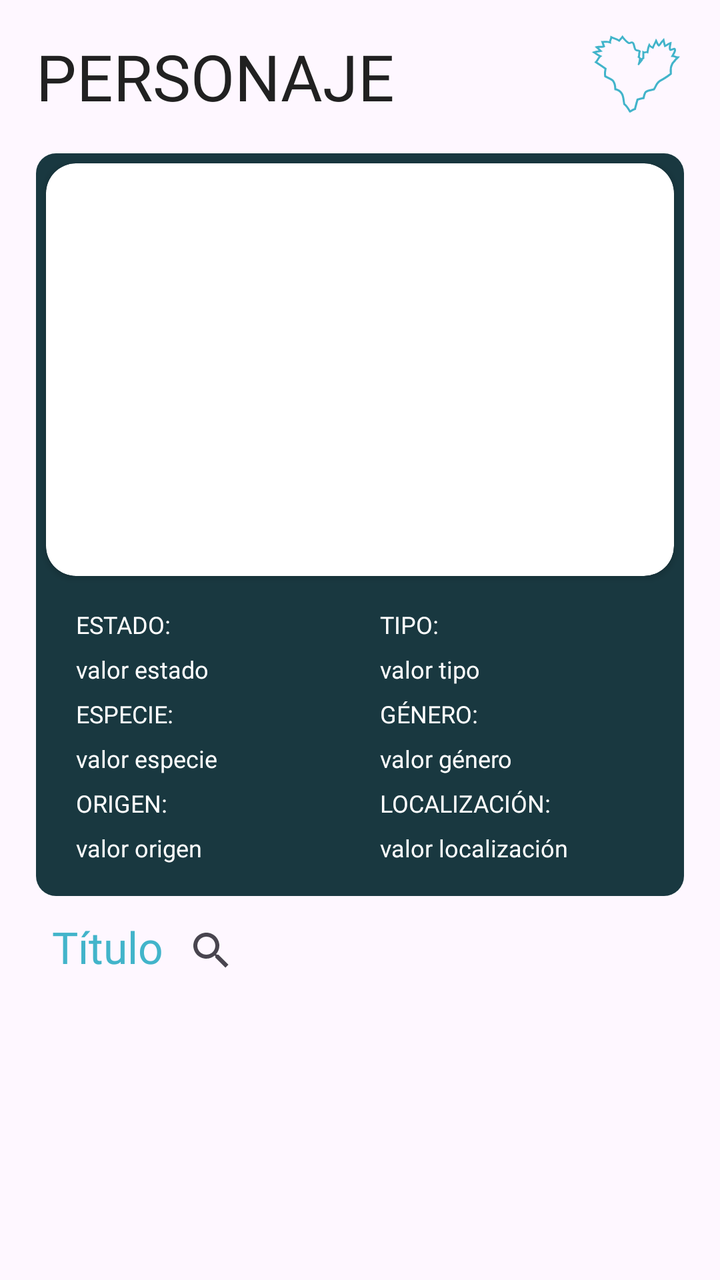
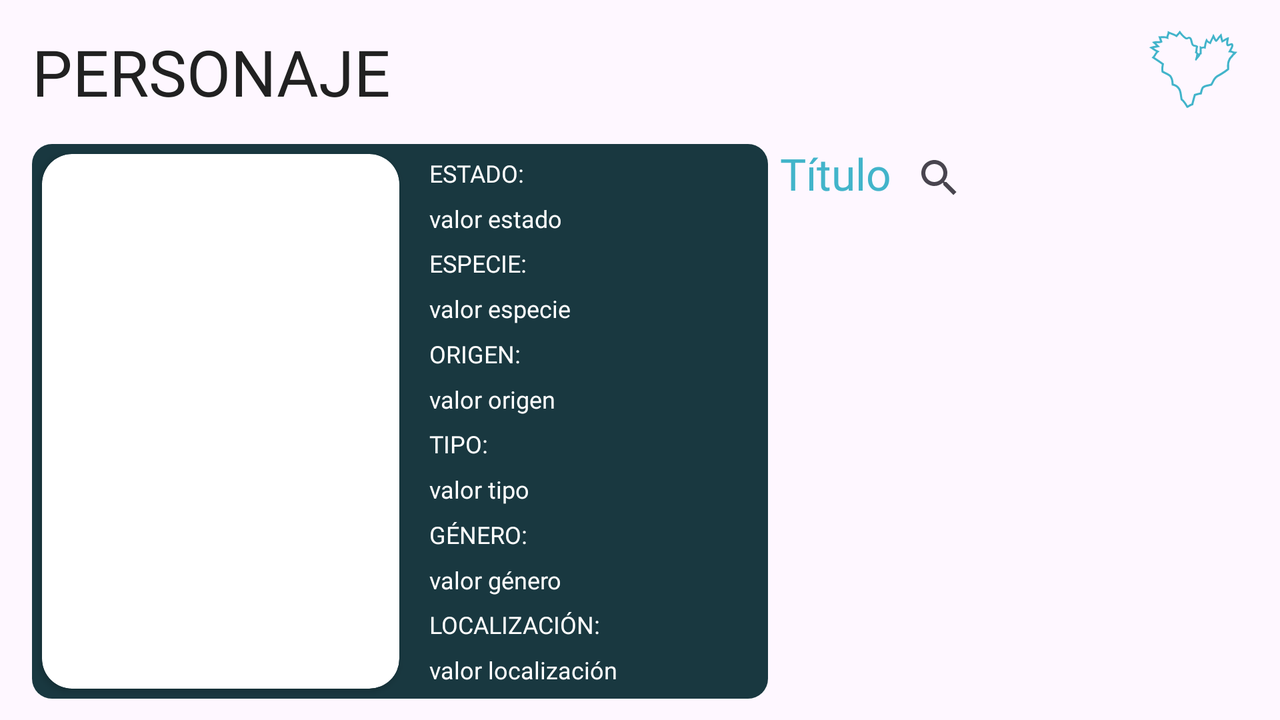

Compare how this app lays out the same screen by default and in its alternative resource folder. The renders come first, then the two layout files and the values they reference.
<!-- AndroidManifest.xml: application theme Theme.RickAndMorty -->
<!-- res/layout/fragment_mostrar_personaje.xml -->
<?xml version="1.0" encoding="utf-8"?>
<androidx.constraintlayout.widget.ConstraintLayout xmlns:android="http://schemas.android.com/apk/res/android"
    xmlns:app="http://schemas.android.com/apk/res-auto"
    xmlns:tools="http://schemas.android.com/tools"
    android:layout_width="match_parent"
    android:layout_height="match_parent"
    tools:context=".fragments.MostrarLocalizacionFragment">

    <androidx.constraintlayout.widget.Guideline
        android:id="@+id/gv1"
        android:layout_width="match_parent"
        android:layout_height="match_parent"
        android:orientation="vertical"
        app:layout_constraintGuide_percent=".05" />

    <androidx.constraintlayout.widget.Guideline
        android:id="@+id/gv3"
        android:layout_width="match_parent"
        android:layout_height="match_parent"
        android:orientation="vertical"
        app:layout_constraintGuide_percent=".95" />

    <androidx.constraintlayout.widget.Guideline
        android:id="@+id/gv2"
        android:layout_width="match_parent"
        android:layout_height="match_parent"
        android:orientation="vertical"
        app:layout_constraintGuide_percent=".5" />

    <androidx.constraintlayout.widget.Guideline
        android:id="@+id/gh1"
        android:layout_width="match_parent"
        android:layout_height="match_parent"
        android:orientation="horizontal"
        app:layout_constraintGuide_percent="0.12" />

    <androidx.constraintlayout.widget.Guideline
        android:id="@+id/gh2"
        android:layout_width="match_parent"
        android:layout_height="match_parent"
        android:orientation="horizontal"
        app:layout_constraintGuide_percent=".4" />

    <androidx.constraintlayout.widget.Guideline
        android:id="@+id/gh3"
        android:layout_width="match_parent"
        android:layout_height="match_parent"
        android:orientation="horizontal"
        app:layout_constraintGuide_percent=".45" />

    <androidx.constraintlayout.widget.Guideline
        android:id="@+id/gh4"
        android:layout_width="match_parent"
        android:layout_height="match_parent"
        android:orientation="horizontal"
        app:layout_constraintGuide_percent=".7" />

    <TextView
        android:id="@+id/titulo"
        style="@style/titulosFragmentsIndividuales"
        android:layout_width="0dp"
        android:layout_height="0dp"
        android:gravity="start|center"
        app:layout_constraintBottom_toTopOf="@id/gh1"
        app:layout_constraintEnd_toStartOf="@id/favorito"
        app:layout_constraintStart_toStartOf="@id/gv1"
        app:layout_constraintTop_toTopOf="parent"
        tools:text="PERSONAJE" />

    <ImageView
        android:id="@+id/favorito"
        android:layout_width="50dp"
        android:layout_height="wrap_content"
        android:src="@drawable/ic_rm_fav_unchecked"
        android:adjustViewBounds="true"
        app:layout_constraintTop_toTopOf="parent"
        app:layout_constraintEnd_toStartOf="@id/gv3"
        app:layout_constraintBottom_toTopOf="@id/gh1"
        android:contentDescription="@string/content_descr_btn_favorito"
        />

    <androidx.cardview.widget.CardView
        android:layout_width="0dp"
        android:layout_height="0dp"
        android:layout_marginHorizontal="5dp"
        android:layout_marginTop="5dp"
        app:cardCornerRadius="15dp"
        app:layout_constraintBottom_toTopOf="@id/gh3"
        app:layout_constraintEnd_toStartOf="@id/gv3"
        app:layout_constraintStart_toEndOf="@id/gv1"
        app:layout_constraintTop_toBottomOf="@id/gh1">

        <ImageView
            android:id="@+id/imagePjItem"
            android:layout_width="match_parent"
            android:layout_height="match_parent"
            android:scaleType="centerCrop"
            tools:src="@drawable/rick_morty_prueba_item"
            android:contentDescription="@string/content_descr_imagen_personaje"/>

    </androidx.cardview.widget.CardView>

    <View
        android:id="@+id/view3"
        android:layout_width="0dp"
        android:layout_height="0dp"
        android:background="@drawable/rounded_background"
        app:layout_constraintBottom_toTopOf="@id/gh4"
        app:layout_constraintEnd_toStartOf="@id/gv3"
        app:layout_constraintStart_toEndOf="@id/gv1"
        app:layout_constraintTop_toBottomOf="@id/gh1" />

    <TextView
        android:id="@+id/tipo"
        android:layout_width="wrap_content"
        android:layout_height="wrap_content"
        android:layout_marginStart="10dp"
        android:text="@string/seccion4_mostrar_personaje"
        android:textColor="@color/white"
        android:textSize="12sp"
        app:layout_constraintBottom_toTopOf="@id/valorTipo"
        app:layout_constraintStart_toEndOf="@id/gv2"
        app:layout_constraintTop_toBottomOf="@id/gh3"
        app:layout_constraintVertical_chainStyle="spread"
        android:layout_marginTop="10dp"/>

    <TextView
        android:id="@+id/valorTipo"
        android:layout_width="0dp"
        android:layout_height="wrap_content"
        android:text="valor tipo"
        android:textColor="@color/white"
        android:textSize="12sp"
        app:layout_constraintBottom_toTopOf="@id/genero"
        app:layout_constraintEnd_toEndOf="@id/gv3"
        app:layout_constraintStart_toStartOf="@id/tipo"
        app:layout_constraintTop_toBottomOf="@id/tipo" />

    <TextView
        android:id="@+id/genero"
        android:layout_width="wrap_content"
        android:layout_height="wrap_content"
        android:layout_marginStart="10dp"
        android:text="@string/seccion5_mostrar_personaje"
        android:textColor="@color/white"
        android:textSize="12sp"
        app:layout_constraintBottom_toTopOf="@id/origen"
        app:layout_constraintStart_toEndOf="@id/gv2"
        app:layout_constraintTop_toBottomOf="@id/tipo"
        app:layout_constraintVertical_chainStyle="packed" />

    <TextView
        android:id="@+id/valorGenero"
        android:layout_width="0dp"
        android:layout_height="wrap_content"
        android:text="valor género"
        android:textColor="@color/white"
        android:textSize="12sp"
        app:layout_constraintBottom_toTopOf="@id/localizacion"
        app:layout_constraintEnd_toEndOf="@id/gv3"
        app:layout_constraintStart_toStartOf="@id/genero"
        app:layout_constraintTop_toBottomOf="@id/genero" />

    <TextView
        android:id="@+id/localizacion"
        android:layout_width="wrap_content"
        android:layout_height="wrap_content"
        android:text="@string/seccion6_mostrar_personaje"
        android:textColor="@color/white"
        android:textSize="12sp"
        app:layout_constraintStart_toStartOf="@id/valorGenero"
        app:layout_constraintTop_toBottomOf="@id/valorGenero"
        app:layout_constraintBottom_toTopOf="@id/valorLocalizacion"/>

    <TextView
        android:id="@+id/valorLocalizacion"
        android:layout_width="0dp"
        android:layout_height="wrap_content"
        android:text="valor localización"
        android:textColor="@color/white"
        android:textSize="12sp"
        app:layout_constraintBottom_toTopOf="@id/gh4"
        app:layout_constraintEnd_toEndOf="@id/gv3"
        app:layout_constraintStart_toStartOf="@id/localizacion"
        app:layout_constraintTop_toBottomOf="@id/localizacion"
        android:layout_marginBottom="10dp"/>

    <TextView
        android:layout_marginTop="10dp"
        android:id="@+id/estado"
        android:layout_width="wrap_content"
        android:layout_height="wrap_content"
        android:text="@string/seccion1_mostrar_personaje"
        android:textColor="@color/white"
        android:textSize="12sp"
        app:layout_constraintBottom_toTopOf="@id/valorEstado"
        app:layout_constraintTop_toBottomOf="@id/gh3"
        app:layout_constraintStart_toStartOf="@id/gv1"
        android:layout_marginStart="20dp"/>

    <TextView
        android:id="@+id/valorEstado"
        android:layout_width="155dp"
        android:layout_height="wrap_content"
        android:text="valor estado"
        android:textColor="@color/white"
        android:textSize="12sp"
        app:layout_constraintBottom_toTopOf="@id/especie"
        app:layout_constraintTop_toBottomOf="@id/estado"
        app:layout_constraintStart_toStartOf="@id/estado"/>

    <TextView
        android:id="@+id/especie"
        android:layout_width="wrap_content"
        android:layout_height="wrap_content"
        android:text="@string/seccion2_mostrar_personaje"
        android:textColor="@color/white"
        android:textSize="12sp"
        app:layout_constraintBottom_toTopOf="@id/valorEspecie"
        app:layout_constraintTop_toBottomOf="@id/valorEstado"
        app:layout_constraintStart_toStartOf="@id/valorEstado"/>

    <TextView
        android:id="@+id/valorEspecie"
        android:layout_width="155dp"
        android:layout_height="wrap_content"
        android:text="valor especie"
        android:textColor="@color/white"
        android:textSize="12sp"
        app:layout_constraintBottom_toTopOf="@id/origen"
        app:layout_constraintTop_toBottomOf="@id/especie"
        app:layout_constraintStart_toStartOf="@id/especie"/>

    <TextView
        android:id="@+id/origen"
        android:layout_width="wrap_content"
        android:layout_height="wrap_content"
        android:text="@string/seccion3_mostrar_personaje"
        android:textColor="@color/white"
        android:textSize="12sp"
        app:layout_constraintBottom_toTopOf="@id/valorOrigen"
        app:layout_constraintTop_toBottomOf="@id/valorEspecie"
        app:layout_constraintStart_toStartOf="@id/valorEspecie"/>

    <TextView
        android:id="@+id/valorOrigen"
        android:layout_width="0dp"
        android:layout_height="wrap_content"
        android:text="valor origen"
        android:textColor="@color/white"
        android:textSize="12sp"
        app:layout_constraintBottom_toTopOf="@id/gh4"
        app:layout_constraintTop_toBottomOf="@id/origen"
        app:layout_constraintEnd_toEndOf="@id/gv2"
        app:layout_constraintStart_toStartOf="@id/origen"
        android:layout_marginBottom="10dp"/>

    <include
        android:id="@+id/itemRecyclerFragment"
        layout="@layout/recyclerview_fragments"
        android:layout_width="0dp"
        android:layout_height="0dp"
        android:layout_marginTop="15dp"
        app:layout_constraintBottom_toBottomOf="parent"
        app:layout_constraintEnd_toStartOf="@id/gv3"
        app:layout_constraintStart_toEndOf="@id/gv1"
        app:layout_constraintTop_toBottomOf="@id/gh4" />


</androidx.constraintlayout.widget.ConstraintLayout>
<!-- res/layout/recyclerview_fragments.xml (included above) -->
<?xml version="1.0" encoding="utf-8"?>
<androidx.constraintlayout.widget.ConstraintLayout xmlns:android="http://schemas.android.com/apk/res/android"
    xmlns:tools="http://schemas.android.com/tools"
    android:layout_width="match_parent"
    android:layout_height="match_parent"
    xmlns:app="http://schemas.android.com/apk/res-auto"
    tools:context=".fragments.PersonajesFragment">

    <androidx.constraintlayout.widget.Guideline
        android:id="@+id/gv1"
        android:layout_width="wrap_content"
        android:layout_height="wrap_content"
        android:orientation="vertical"
        app:layout_constraintGuide_percent=".025"/>

    <androidx.constraintlayout.widget.Guideline
        android:id="@+id/gv2"
        android:layout_width="wrap_content"
        android:layout_height="wrap_content"
        android:orientation="vertical"
        app:layout_constraintGuide_percent=".975"/>

    <androidx.constraintlayout.widget.Guideline
        android:id="@+id/gh1"
        android:layout_width="wrap_content"
        android:layout_height="wrap_content"
        android:orientation="horizontal"
        app:layout_constraintGuide_percent=".08"/>

    <TextView
        android:id="@+id/tituloRecycler"
        style="@style/titulosFragments"
        android:layout_width="wrap_content"
        android:layout_height="wrap_content"
        android:text="Título"
        android:layout_marginBottom="5dp"
        app:layout_constraintStart_toStartOf="@+id/gv1"
        app:layout_constraintTop_toTopOf="@id/searchBar"
        app:layout_constraintBottom_toBottomOf="@id/searchBar"/>


    <androidx.appcompat.widget.SearchView
        android:id="@+id/searchBar"
        android:layout_width="0dp"
        android:layout_height="wrap_content"
        android:layout_marginTop="10dp"
        app:layout_constraintBottom_toBottomOf="@id/gh1"
        app:layout_constraintEnd_toEndOf="parent"
        app:layout_constraintStart_toEndOf="@id/tituloRecycler"
        app:layout_constraintTop_toTopOf="parent" />


    <androidx.recyclerview.widget.RecyclerView
        android:id="@+id/itemRecycler"
        android:layout_width="0dp"
        android:layout_height="0dp"
        app:layoutManager="androidx.recyclerview.widget.GridLayoutManager"
        app:layout_constraintEnd_toStartOf="@+id/gv2"
        app:layout_constraintStart_toEndOf="@+id/gv1"
        app:layout_constraintTop_toBottomOf="@id/searchBar"
        app:layout_constraintBottom_toBottomOf="parent"/>

</androidx.constraintlayout.widget.ConstraintLayout>
<!-- resources referenced by this layout -->
<resources>
  <color name="white">#FFFFFFFF</color>
  <!-- drawable rounded_background (drawable) -->
  <shape xmlns:android="http://schemas.android.com/apk/res/android">
      <solid android:color="@color/darkAcidGreen" />
      <corners android:radius="10dp" />
  </shape>
  <string name="content_descr_btn_favorito">botón favorito</string>
  <string name="content_descr_imagen_personaje">Imagen del personaje</string>
  <string name="seccion1_mostrar_personaje">ESTADO:</string>
  <string name="seccion2_mostrar_personaje">ESPECIE:</string>
  <string name="seccion3_mostrar_personaje">ORIGEN:</string>
  <string name="seccion4_mostrar_personaje">TIPO:</string>
  <string name="seccion5_mostrar_personaje">GÉNERO:</string>
  <string name="seccion6_mostrar_personaje">LOCALIZACIÓN:</string>
  <style name="titulosFragments">
          <item name="fontFamily">@font/oswald</item>
          <item name="android:textSize">22sp</item>
          <item name="android:textColor">@color/acidBlue</item>
      </style>
  <style name="titulosFragmentsIndividuales" parent="TextAppearance.AppCompat.Title">
          <item name="fontFamily">@font/rickandmorty_font</item>
          <item name="android:textSize">32sp</item>
          <item name="android:textColor">@color/grey900</item>
          <item name="android:gravity">center</item>
      </style>
  <style name="Theme.RickAndMorty" parent="Base.Theme.RickAndMorty" />
  <color name="darkAcidGreen">#193840</color>
  <color name="acidBlue">#42b4ca</color>
  <color name="grey900">#212121</color>
  <style name="Base.Theme.RickAndMorty" parent="Theme.Material3.DayNight.NoActionBar">
          
          <item name="colorPrimary">@color/lightAcidGreen</item>
          <item name="colorPrimaryDark">@color/darkAcidGreen</item>
          <item name="colorSecondary">@color/black</item>
          <item name="fontFamily">@font/manrope_semibold</item>
          <item name="colorOnPrimary">@color/acidBlue</item>
          <item name="colorOnSurface">@color/acidBlue</item>
          <item name="colorOnPrimarySurface">@color/acidBlue</item>
          <item name="materialButtonStyle">@style/botones</item>
          <item name="bottomNavigationStyle">@style/CustomBottomNavigationView</item>
          <item name="textAppearanceTitleLarge">@style/titulosFragmentsIndividuales</item>
          <item name="colorSecondaryContainer">@color/acidBlue</item>
          <item name="navigationRailStyle">@style/navigationRaiCustom</item>
  
      </style>
  <color name="lightAcidGreen">#bfde42</color>
  <color name="black">#FF000000</color>
  <style name="botones" parent="Widget.MaterialComponents.Button">
          <item name="fontFamily">@font/oswald</item>
          <item name="android:textStyle">bold</item>
          <item name="android:textSize">20sp</item>
          <item name="cornerRadius">12dp</item>
          <item name="backgroundTint">@color/lightAcidGreen</item>
          <item name="android:textColor">@color/darkAcidGreen</item>
      </style>
  <style name="CustomBottomNavigationView" parent="Widget.Material3.BottomNavigationView">
          <item name="indicatorColor">@color/acidBlue</item>
          <item name="labelVisibilityMode">unlabeled</item>
          <item name="itemIconSize">32dp</item>
          <item name="itemIconTint">@color/white</item>
          <item name="backgroundTint">@color/darkAcidGreen</item>
          <item name="navigationIconTint">@color/acidBlue</item>
          <item name="android:layout_marginBottom">0dp</item>
      </style>
  <style name="navigationRaiCustom" parent="Widget.Material3.NavigationRailView">
          <item name="colorSurface">@color/darkAcidGreen</item>
          <item name="backgroundTint">@color/darkAcidGreen</item>
          <item name="itemIconTint">@color/white</item>
          <item name="colorOnSurface">@color/white</item>
          <item name="itemIconSize">32dp</item>
          <item name="textFillColor">@color/white</item>
          <item name="itemTextColor">@color/white</item>
  
      </style>
  <!-- some entries are left out for length -->
</resources>
<!-- res/layout-land/fragment_mostrar_personaje.xml (the repository's variant of the layout above) -->
<!-- drawn on the phone turned sideways -->
<?xml version="1.0" encoding="utf-8"?>
<androidx.constraintlayout.widget.ConstraintLayout xmlns:android="http://schemas.android.com/apk/res/android"
    xmlns:app="http://schemas.android.com/apk/res-auto"
    xmlns:tools="http://schemas.android.com/tools"
    android:layout_width="match_parent"
    android:layout_height="match_parent"
    tools:context=".fragments.MostrarLocalizacionFragment">

    <androidx.constraintlayout.widget.Guideline
        android:id="@+id/gv1"
        android:layout_width="match_parent"
        android:layout_height="match_parent"
        android:orientation="vertical"
        app:layout_constraintGuide_percent=".025" />

    <androidx.constraintlayout.widget.Guideline
        android:id="@+id/gv4"
        android:layout_width="match_parent"
        android:layout_height="match_parent"
        android:orientation="vertical"
        app:layout_constraintGuide_percent=".32" />

    <androidx.constraintlayout.widget.Guideline
        android:id="@+id/gv3"
        android:layout_width="match_parent"
        android:layout_height="match_parent"
        android:orientation="vertical"
        app:layout_constraintGuide_percent=".97" />

    <androidx.constraintlayout.widget.Guideline
        android:id="@+id/gv2"
        android:layout_width="match_parent"
        android:layout_height="match_parent"
        android:orientation="vertical"
        app:layout_constraintGuide_percent=".6" />

    <androidx.constraintlayout.widget.Guideline
        android:id="@+id/gh1"
        android:layout_width="match_parent"
        android:layout_height="match_parent"
        android:orientation="horizontal"
        app:layout_constraintGuide_percent="0.2" />

    <androidx.constraintlayout.widget.Guideline
        android:id="@+id/gh2"
        android:layout_width="match_parent"
        android:layout_height="match_parent"
        android:orientation="horizontal"
        app:layout_constraintGuide_percent=".4" />

    <androidx.constraintlayout.widget.Guideline
        android:id="@+id/gh3"
        android:layout_width="match_parent"
        android:layout_height="match_parent"
        android:orientation="horizontal"
        app:layout_constraintGuide_percent=".55" />

    <androidx.constraintlayout.widget.Guideline
        android:id="@+id/gh4"
        android:layout_width="match_parent"
        android:layout_height="match_parent"
        android:orientation="horizontal"
        app:layout_constraintGuide_percent=".7" />

    <androidx.constraintlayout.widget.Guideline
        android:id="@+id/gh5"
        android:layout_width="match_parent"
        android:layout_height="match_parent"
        android:orientation="horizontal"
        app:layout_constraintGuide_percent=".97" />

    <TextView
        android:id="@+id/titulo"
        style="@style/titulosFragmentsIndividuales"
        android:layout_width="0dp"
        android:layout_height="0dp"
        android:gravity="start|center"
        app:layout_constraintStart_toStartOf="@id/gv1"
        app:layout_constraintTop_toTopOf="parent"
        app:layout_constraintBottom_toTopOf="@id/gh1"
        app:layout_constraintEnd_toStartOf="@id/favorito"
        tools:text="PERSONAJE" />

    <ImageView
        android:id="@+id/favorito"
        android:layout_width="50dp"
        android:layout_height="wrap_content"
        android:adjustViewBounds="true"
        android:contentDescription="@string/content_descr_btn_favorito"
        android:src="@drawable/ic_rm_fav_unchecked"
        app:layout_constraintEnd_toStartOf="@id/gv3"
        app:layout_constraintTop_toTopOf="parent"
        app:layout_constraintBottom_toTopOf="@id/gh1"/>

    <androidx.cardview.widget.CardView
        android:layout_width="0dp"
        android:layout_height="0dp"
        android:layout_margin="5dp"
        app:cardCornerRadius="15dp"
        app:layout_constraintStart_toEndOf="@id/gv1"
        app:layout_constraintEnd_toStartOf="@id/gv4"
        app:layout_constraintTop_toBottomOf="@id/gh1"
        app:layout_constraintBottom_toTopOf="@id/gh5">

        <ImageView
            android:id="@+id/imagePjItem"
            android:layout_width="match_parent"
            android:layout_height="match_parent"
            android:contentDescription="@string/content_descr_imagen_personaje"
            android:scaleType="centerCrop"
            tools:src="@drawable/rick_morty_prueba_item" />

    </androidx.cardview.widget.CardView>

    <View
        android:id="@+id/view3"
        android:layout_width="0dp"
        android:layout_height="0dp"
        app:layout_constraintStart_toEndOf="@id/gv1"
        app:layout_constraintTop_toBottomOf="@id/gh1"
        app:layout_constraintBottom_toTopOf="@id/gh5"
        app:layout_constraintEnd_toStartOf="@id/gv2"
        android:background="@drawable/rounded_background" />

    <TextView
        android:id="@+id/tipo"
        android:layout_width="wrap_content"
        android:layout_height="wrap_content"
        android:text="@string/seccion4_mostrar_personaje"
        android:textColor="@color/white"
        android:textSize="12sp"
        app:layout_constraintStart_toStartOf="@id/estado"
        app:layout_constraintTop_toBottomOf="@id/valorOrigen"
        app:layout_constraintBottom_toTopOf="@id/valorTipo"/>

    <TextView
        android:id="@+id/valorTipo"
        android:layout_width="132dp"
        android:layout_height="wrap_content"
        android:paddingEnd="10dp"
        android:text="valor tipo"
        android:textColor="@color/white"
        android:textSize="12sp"
        app:layout_constraintStart_toStartOf="@id/estado"
        app:layout_constraintTop_toBottomOf="@id/tipo"
        app:layout_constraintBottom_toTopOf="@id/genero"/>

    <TextView
        android:id="@+id/genero"
        android:layout_width="wrap_content"
        android:layout_height="wrap_content"
        android:text="@string/seccion5_mostrar_personaje"
        android:textColor="@color/white"
        android:textSize="12sp"
        app:layout_constraintStart_toStartOf="@id/estado"
        app:layout_constraintTop_toBottomOf="@id/valorTipo"
        app:layout_constraintBottom_toTopOf="@id/valorGenero" />

    <TextView
        android:id="@+id/valorGenero"
        android:layout_width="0dp"
        android:layout_height="wrap_content"
        android:paddingEnd="10dp"
        android:text="valor género"
        android:textColor="@color/white"
        android:textSize="12sp"
        app:layout_constraintStart_toStartOf="@id/estado"
        app:layout_constraintTop_toBottomOf="@id/genero"
        app:layout_constraintBottom_toTopOf="@id/localizacion"
        app:layout_constraintEnd_toStartOf="@id/gv2" />

    <TextView
        android:id="@+id/localizacion"
        android:layout_width="wrap_content"
        android:layout_height="wrap_content"
        android:text="@string/seccion6_mostrar_personaje"
        android:textColor="@color/white"
        android:textSize="12sp"
        app:layout_constraintStart_toStartOf="@id/estado"
        app:layout_constraintTop_toBottomOf="@id/valorGenero"
        app:layout_constraintBottom_toTopOf="@id/valorLocalizacion" />

    <TextView
        android:id="@+id/valorLocalizacion"
        android:layout_width="0dp"
        android:layout_height="wrap_content"
        android:paddingEnd="10dp"
        android:text="valor localización"
        android:textColor="@color/white"
        android:textSize="12sp"
        app:layout_constraintStart_toStartOf="@id/estado"
        app:layout_constraintTop_toBottomOf="@id/localizacion"
        app:layout_constraintBottom_toTopOf="@id/gh5"
        app:layout_constraintEnd_toStartOf="@id/gv2"/>

    <TextView
        android:id="@+id/estado"
        android:layout_width="wrap_content"
        android:layout_height="wrap_content"
        android:text="@string/seccion1_mostrar_personaje"
        android:textColor="@color/white"
        android:textSize="12sp"
        android:layout_marginStart="10dp"
        app:layout_constraintStart_toEndOf="@id/gv4"
        app:layout_constraintTop_toBottomOf="@id/gh1"
        app:layout_constraintBottom_toTopOf="@id/valorEstado" />

    <TextView
        android:id="@+id/valorEstado"
        android:layout_width="0dp"
        android:layout_height="wrap_content"
        android:paddingEnd="10dp"
        android:text="valor estado"
        android:textColor="@color/white"
        android:textSize="12sp"
        app:layout_constraintStart_toStartOf="@id/estado"
        app:layout_constraintEnd_toStartOf="@id/gv2"
        app:layout_constraintBottom_toTopOf="@id/especie"
        app:layout_constraintTop_toBottomOf="@id/estado"
        tools:layout_editor_absoluteX="234dp"
        tools:layout_editor_absoluteY="105dp" />

    <TextView
        android:id="@+id/especie"
        android:layout_width="wrap_content"
        android:layout_height="wrap_content"
        android:text="@string/seccion2_mostrar_personaje"
        android:textColor="@color/white"
        android:textSize="12sp"
        app:layout_constraintStart_toStartOf="@id/estado"
        app:layout_constraintTop_toBottomOf="@id/valorEstado"
        app:layout_constraintBottom_toTopOf="@id/valorEspecie" />

    <TextView
        android:id="@+id/valorEspecie"
        android:layout_width="0dp"
        android:layout_height="wrap_content"
        android:paddingEnd="10dp"
        android:text="valor especie"
        android:textColor="@color/white"
        android:textSize="12sp"
        app:layout_constraintStart_toStartOf="@id/estado"
        app:layout_constraintTop_toBottomOf="@id/especie"
        app:layout_constraintBottom_toTopOf="@id/origen"
        app:layout_constraintEnd_toStartOf="@id/gv2" />

    <TextView
        android:id="@+id/origen"
        android:layout_width="wrap_content"
        android:layout_height="wrap_content"
        android:text="@string/seccion3_mostrar_personaje"
        android:textColor="@color/white"
        android:textSize="12sp"
        app:layout_constraintStart_toStartOf="@id/estado"
        app:layout_constraintTop_toBottomOf="@id/valorEspecie"
        app:layout_constraintBottom_toTopOf="@id/valorOrigen" />

    <TextView
        android:id="@+id/valorOrigen"
        android:layout_width="0dp"
        android:layout_height="wrap_content"
        android:paddingEnd="10dp"
        android:text="valor origen"
        android:textColor="@color/white"
        android:textSize="12sp"
        app:layout_constraintStart_toStartOf="@id/estado"
        app:layout_constraintTop_toBottomOf="@id/origen"
        app:layout_constraintBottom_toTopOf="@id/tipo"
        app:layout_constraintEnd_toStartOf="@id/gv2"/>

    <include
        android:id="@+id/itemRecyclerFragment"
        layout="@layout/recyclerview_fragments"
        android:layout_width="0dp"
        android:layout_height="0dp"
        app:layout_constraintTop_toBottomOf="@id/gh1"
        app:layout_constraintBottom_toBottomOf="parent"
        app:layout_constraintStart_toEndOf="@id/gv2"
        app:layout_constraintEnd_toStartOf="@id/gv3"/>


</androidx.constraintlayout.widget.ConstraintLayout>
